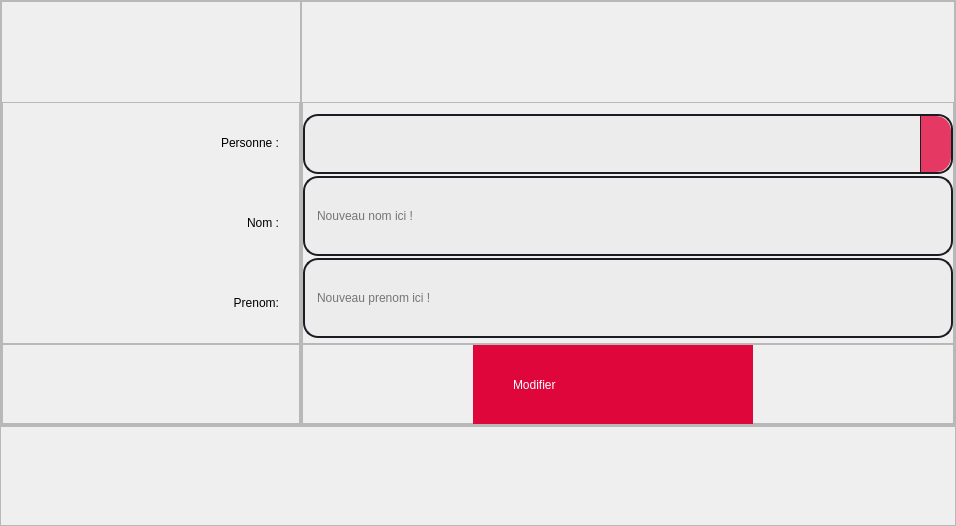
                   <widget class="QWidget" name="updatePerson_page">
                    <layout class="QVBoxLayout" name="verticalLayout_25">
                     <property name="spacing">
                      <number>0</number>
                     </property>
                     <property name="leftMargin">
                      <number>0</number>
                     </property>
                     <property name="topMargin">
                      <number>0</number>
                     </property>
                     <property name="rightMargin">
                      <number>0</number>
                     </property>
                     <property name="bottomMargin">
                      <number>0</number>
                     </property>
                     <item>
                      <widget class="QFrame" name="frame_20">
                       <property name="frameShape">
                        <enum>QFrame::StyledPanel</enum>
                       </property>
                       <property name="frameShadow">
                        <enum>QFrame::Raised</enum>
                       </property>
                       <layout class="QHBoxLayout" name="horizontalLayout_11">
                        <property name="spacing">
                         <number>0</number>
                        </property>
                        <property name="leftMargin">
                         <number>0</number>
                        </property>
                        <property name="topMargin">
                         <number>0</number>
                        </property>
                        <property name="rightMargin">
                         <number>0</number>
                        </property>
                        <property name="bottomMargin">
                         <number>0</number>
                        </property>
                        <item>
                         <widget class="QFrame" name="frame_23">
                          <property name="minimumSize">
                           <size>
                            <width>300</width>
                            <height>0</height>
                           </size>
                          </property>
                          <property name="maximumSize">
                           <size>
                            <width>300</width>
                            <height>16777215</height>
                           </size>
                          </property>
                          <property name="frameShape">
                           <enum>QFrame::StyledPanel</enum>
                          </property>
                          <property name="frameShadow">
                           <enum>QFrame::Raised</enum>
                          </property>
                          <layout class="QVBoxLayout" name="verticalLayout_29">
                           <property name="spacing">
                            <number>0</number>
                           </property>
                           <property name="leftMargin">
                            <number>0</number>
                           </property>
                           <property name="topMargin">
                            <number>100</number>
                           </property>
                           <property name="rightMargin">
                            <number>0</number>
                           </property>
                           <property name="bottomMargin">
                            <number>0</number>
                           </property>
                           <item>
                            <widget class="QFrame" name="frame_27">
                             <property name="frameShape">
                              <enum>QFrame::StyledPanel</enum>
                             </property>
                             <property name="frameShadow">
                              <enum>QFrame::Raised</enum>
                             </property>
                             <layout class="QVBoxLayout" name="verticalLayout_30">
                              <property name="spacing">
                               <number>0</number>
                              </property>
                              <property name="leftMargin">
                               <number>0</number>
                              </property>
                              <property name="topMargin">
                               <number>0</number>
                              </property>
                              <property name="rightMargin">
                               <number>0</number>
                              </property>
                              <property name="bottomMargin">
                               <number>0</number>
                              </property>
                              <item>
                               <widget class="QLabel" name="label_3">
                                <property name="minimumSize">
                                 <size>
                                  <width>0</width>
                                  <height>80</height>
                                 </size>
                                </property>
                                <property name="maximumSize">
                                 <size>
                                  <width>16777215</width>
                                  <height>80</height>
                                 </size>
                                </property>
                                <property name="styleSheet">
                                 <string notr="true">
font: 63 16pt &quot;Open Sans Semibold&quot;;
padding-right:20px;</string>
                                </property>
                                <property name="text">
                                 <string>&lt;html&gt;&lt;head/&gt;&lt;body&gt;&lt;p align=&quot;right&quot;&gt;Personne :&lt;/p&gt;&lt;/body&gt;&lt;/html&gt;</string>
                                </property>
                               </widget>
                              </item>
                              <item>
                               <widget class="QLabel" name="label_4">
                                <property name="minimumSize">
                                 <size>
                                  <width>0</width>
                                  <height>80</height>
                                 </size>
                                </property>
                                <property name="maximumSize">
                                 <size>
                                  <width>16777215</width>
                                  <height>80</height>
                                 </size>
                                </property>
                                <property name="styleSheet">
                                 <string notr="true">
font: 63 16pt &quot;Open Sans Semibold&quot;;
padding-right:20px;</string>
                                </property>
                                <property name="text">
                                 <string>&lt;html&gt;&lt;head/&gt;&lt;body&gt;&lt;p align=&quot;right&quot;&gt;Nom :&lt;/p&gt;&lt;/body&gt;&lt;/html&gt;</string>
                                </property>
                               </widget>
                              </item>
                              <item>
                               <widget class="QLabel" name="label_2">
                                <property name="minimumSize">
                                 <size>
                                  <width>0</width>
                                  <height>80</height>
                                 </size>
                                </property>
                                <property name="maximumSize">
                                 <size>
                                  <width>16777215</width>
                                  <height>80</height>
                                 </size>
                                </property>
                                <property name="styleSheet">
                                 <string notr="true">
font: 63 16pt &quot;Open Sans Semibold&quot;;
padding-right:20px;</string>
                                </property>
                                <property name="text">
                                 <string>&lt;html&gt;&lt;head/&gt;&lt;body&gt;&lt;p align=&quot;right&quot;&gt;Prenom:&lt;/p&gt;&lt;/body&gt;&lt;/html&gt;</string>
                                </property>
                               </widget>
                              </item>
                             </layout>
                            </widget>
                           </item>
                           <item>
                            <widget class="QFrame" name="frame_26">
                             <property name="minimumSize">
                              <size>
                               <width>0</width>
                               <height>80</height>
                              </size>
                             </property>
                             <property name="maximumSize">
                              <size>
                               <width>16777215</width>
                               <height>80</height>
                              </size>
                             </property>
                             <property name="frameShape">
                              <enum>QFrame::StyledPanel</enum>
                             </property>
                             <property name="frameShadow">
                              <enum>QFrame::Raised</enum>
                             </property>
                            </widget>
                           </item>
                          </layout>
                         </widget>
                        </item>
                        <item>
                         <widget class="QFrame" name="frame_22">
                          <property name="frameShape">
                           <enum>QFrame::StyledPanel</enum>
                          </property>
                          <property name="frameShadow">
                           <enum>QFrame::Raised</enum>
                          </property>
                          <layout class="QVBoxLayout" name="verticalLayout_26">
                           <property name="spacing">
                            <number>0</number>
                           </property>
                           <property name="leftMargin">
                            <number>0</number>
                           </property>
                           <property name="topMargin">
                            <number>100</number>
                           </property>
                           <property name="rightMargin">
                            <number>0</number>
                           </property>
                           <property name="bottomMargin">
                            <number>0</number>
                           </property>
                           <item>
                            <widget class="QFrame" name="frame_24">
                             <property name="frameShape">
                              <enum>QFrame::StyledPanel</enum>
                             </property>
                             <property name="frameShadow">
                              <enum>QFrame::Raised</enum>
                             </property>
                             <layout class="QVBoxLayout" name="verticalLayout_27">
                              <property name="spacing">
                               <number>0</number>
                              </property>
                              <property name="leftMargin">
                               <number>0</number>
                              </property>
                              <property name="rightMargin">
                               <number>0</number>
                              </property>
                              <property name="bottomMargin">
                               <number>0</number>
                              </property>
                              <item>
                               <widget class="QComboBox" name="person_update_comboBox">
                                <property name="minimumSize">
                                 <size>
                                  <width>650</width>
                                  <height>60</height>
                                 </size>
                                </property>
                                <property name="maximumSize">
                                 <size>
                                  <width>550</width>
                                  <height>60</height>
                                 </size>
                                </property>
                                <property name="styleSheet">
                                 <string notr="true">
QComboBox {
color: rgb(0, 0, 0);
font: 63 13pt &quot;Open Sans Semibold&quot;;
background-color: rgb(236, 236, 236);
border-radius: 15px;
border: 2px solid rgb(27, 29, 35);
padding-left: 10px;
}
QComboBox:hover {
color: rgb(69, 69, 69);
	background-color: rgb(255, 255, 255);
font: 63 14pt &quot;Open Sans Semibold&quot;;
border: 2px solid #e53862;
}
QComboBox:focus {
background-color: rgb(236, 236, 236);
color: rgb(0, 0, 0);
font: 63 15pt &quot;Open Sans Semibold&quot;;
	border: 2px solid #e85176;
}
QComboBox QAbstractItemView

{
background-color: rgb(236, 236, 236);
    border-radius: 15px;
	border: 2px solid rgb(27, 29, 35);
    color: black;
    selection-background-color:#e53862;
}
QComboBox::drop-down
{
color: rgb(0, 0, 0);
font: 63 13pt &quot;Open Sans Semibold&quot;;
background-color: #e53862;
width:30px;
border-left: 1px solid rgb(27, 29, 35);
border-top-right-radius:15px;
border-bottom-right-radius:15px;
 }
QScrollBar:horizontal {
    border: none;
    background-color: rgb(230, 233, 237);
    height: 20px;
    margin: 0px 20px 0 20px;
	border-radius: 0px;
}
QScrollBar::handle:horizontal {
    
	background-color: rgb(184, 186, 190);
    min-width: 20px;
	border-radius: 0px
}
QScrollBar::handle:horizontal:hover {
   
	background-color: rgb(138, 140, 142);
}
QScrollBar::add-line:horizontal {
    border: none;
    background-color: rgb(207, 210, 213);
    width: 20px;
	border-top-right-radius: 10px;
    border-bottom-right-radius: 10px;
    subcontrol-position: right;
    subcontrol-origin: margin;
}
QScrollBar::sub-line:horizontal {
    border: none;
   background-color: rgb(207, 210, 213);
    width: 20px;
	border-top-left-radius: 10px;
    border-bottom-left-radius: 10px;
    subcontrol-position: left;
    subcontrol-origin: margin;
}
QScrollBar::up-arrow:horizontal, QScrollBar::down-arrow:horizontal
{
     background: none;
}
QScrollBar::add-page:horizontal, QScrollBar::sub-page:horizontal
{
     background: none;
}
 QScrollBar:vertical {
	border: none;
   background-color: rgb(230, 233, 237);
    width: 20px;
    margin: 20px 0 20px 0;
	border-radius: 0px;
 }
 QScrollBar::handle:vertical {	
	
	background-color: rgb(184, 186, 190);
    min-height: 20px;
	border-radius: 0px
 }
QScrollBar::handle:vertical:hover{	
	
	
	background-color: rgb(138, 140, 142);
    min-height: 20px;
	border-radius: 0px
 }
 QScrollBar::add-line:vertical {
     border: none;
     height: 20px;
	
	background-color: rgb(207, 210, 213);
	border-bottom-left-radius: 10px;
    border-bottom-right-radius: 10px;
     subcontrol-position: bottom;
     subcontrol-origin: margin;
 }
 QScrollBar::sub-line:vertical {
	border: none;
	background-color: rgb(207, 210, 213);
     height: 20px;
	border-top-left-radius: 10px;
    border-top-right-radius: 10px;
     subcontrol-position: top;
     subcontrol-origin: margin;
 }

 QScrollBar::up-arrow:vertical, QScrollBar::down-arrow:vertical {
     background: none;
 }

 QScrollBar::add-page:vertical, QScrollBar::sub-page:vertical {
     background: none;
 }
</string>
                                </property>
                               </widget>
                              </item>
                              <item>
                               <widget class="QLineEdit" name="nom_update_lineEdit">
                                <property name="enabled">
                                 <bool>true</bool>
                                </property>
                                <property name="minimumSize">
                                 <size>
                                  <width>650</width>
                                  <height>80</height>
                                 </size>
                                </property>
                                <property name="maximumSize">
                                 <size>
                                  <width>650</width>
                                  <height>80</height>
                                 </size>
                                </property>
                                <property name="styleSheet">
                                 <string notr="true">
QLineEdit {
color: rgb(0, 0, 0);
font: 63 13pt &quot;Open Sans Semibold&quot;;
background-color: rgb(236, 236, 236);
border-radius: 15px;
border: 2px solid rgb(27, 29, 35);
padding-left: 10px;
}
QLineEdit:hover {
color: rgb(69, 69, 69);
	background-color: rgb(255, 255, 255);
font: 63 14pt &quot;Open Sans Semibold&quot;;
border: 2px solid #e53862;
}
QLineEdit:focus {
background-color: rgb(236, 236, 236);
color: rgb(0, 0, 0);
font: 63 15pt &quot;Open Sans Semibold&quot;;
	border: 2px solid #e85176;
}</string>
                                </property>
                                <property name="placeholderText">
                                 <string>Nouveau nom ici !</string>
                                </property>
                               </widget>
                              </item>
                              <item>
                               <widget class="QLineEdit" name="prenom_update_lineEdit">
                                <property name="enabled">
                                 <bool>true</bool>
                                </property>
                                <property name="minimumSize">
                                 <size>
                                  <width>650</width>
                                  <height>80</height>
                                 </size>
                                </property>
                                <property name="maximumSize">
                                 <size>
                                  <width>650</width>
                                  <height>80</height>
                                 </size>
                                </property>
                                <property name="styleSheet">
                                 <string notr="true">
QLineEdit {
color: rgb(0, 0, 0);
font: 63 13pt &quot;Open Sans Semibold&quot;;
background-color: rgb(236, 236, 236);
border-radius: 15px;
border: 2px solid rgb(27, 29, 35);
padding-left: 10px;
}
QLineEdit:hover {
color: rgb(69, 69, 69);
	background-color: rgb(255, 255, 255);
font: 63 14pt &quot;Open Sans Semibold&quot;;
border: 2px solid #e53862;
}
QLineEdit:focus {
background-color: rgb(236, 236, 236);
color: rgb(0, 0, 0);
font: 63 15pt &quot;Open Sans Semibold&quot;;
	border: 2px solid #e85176;
}</string>
                                </property>
                                <property name="placeholderText">
                                 <string>Nouveau prenom ici !</string>
                                </property>
                               </widget>
                              </item>
                             </layout>
                            </widget>
                           </item>
                           <item>
                            <widget class="QFrame" name="frame_25">
                             <property name="minimumSize">
                              <size>
                               <width>0</width>
                               <height>80</height>
                              </size>
                             </property>
                             <property name="maximumSize">
                              <size>
                               <width>16777215</width>
                               <height>80</height>
                              </size>
                             </property>
                             <property name="frameShape">
                              <enum>QFrame::StyledPanel</enum>
                             </property>
                             <property name="frameShadow">
                              <enum>QFrame::Raised</enum>
                             </property>
                             <layout class="QVBoxLayout" name="verticalLayout_28">
                              <property name="spacing">
                               <number>0</number>
                              </property>
                              <property name="leftMargin">
                               <number>170</number>
                              </property>
                              <property name="topMargin">
                               <number>0</number>
                              </property>
                              <property name="rightMargin">
                               <number>0</number>
                              </property>
                              <property name="bottomMargin">
                               <number>0</number>
                              </property>
                              <item>
                               <widget class="QPushButton" name="btn_update_person">
                                <property name="minimumSize">
                                 <size>
                                  <width>280</width>
                                  <height>80</height>
                                 </size>
                                </property>
                                <property name="maximumSize">
                                 <size>
                                  <width>280</width>
                                  <height>80</height>
                                 </size>
                                </property>
                                <property name="styleSheet">
                                 <string notr="true">
QPushButton {
color: rgb(255, 255, 255);
font: 63 12pt &quot;Open Sans Semibold&quot;;
    border-radius: 0px;
background-color: rgb(222, 6, 59);
border:none;
padding-left : 40px;
text-align:left;
    }
QPushButton:hover{
background-color: #e53862;
}QPushButton:pressed{
font: 63 11pt &quot;Open Sans Semibold&quot;;
background-color:#e85176;
}
</string>
                                </property>
                                <property name="text">
                                 <string>Modifier</string>
                                </property>
                                <property name="icon">
                                 <iconset resource="app_icons.qrc">
                                  <normaloff>:/shared/icons - Copy/data_update_2.png</normaloff>:/shared/icons - Copy/data_update_2.png</iconset>
                                </property>
                                <property name="iconSize">
                                 <size>
                                  <width>40</width>
                                  <height>40</height>
                                 </size>
                                </property>
                               </widget>
                              </item>
                             </layout>
                            </widget>
                           </item>
                          </layout>
                         </widget>
                        </item>
                       </layout>
                      </widget>
                     </item>
                     <item>
                      <widget class="QFrame" name="frame_21">
                       <property name="minimumSize">
                        <size>
                         <width>0</width>
                         <height>100</height>
                        </size>
                       </property>
                       <property name="maximumSize">
                        <size>
                         <width>16777215</width>
                         <height>100</height>
                        </size>
                       </property>
                       <property name="frameShape">
                        <enum>QFrame::StyledPanel</enum>
                       </property>
                       <property name="frameShadow">
                        <enum>QFrame::Raised</enum>
                       </property>
                      </widget>
                     </item>
                    </layout>
                   </widget>
